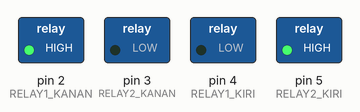
Recording of a sketch running on a simulated Arduino Uno, built with avr-gcc and run on an emulated ATmega328P. Parts: switched loads named in the sketch (green lamp = pin HIGH).

Above: at 0.5 s.
At 1.6 s:
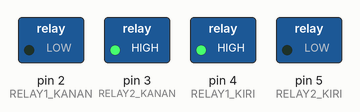
At 2.7 s:
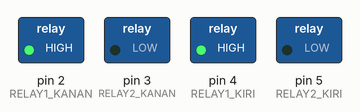
At 3.8 s:
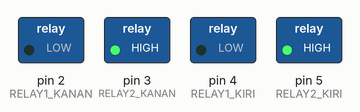
Timing chart, 0 to 5.7 s (numbered marks = the images above):
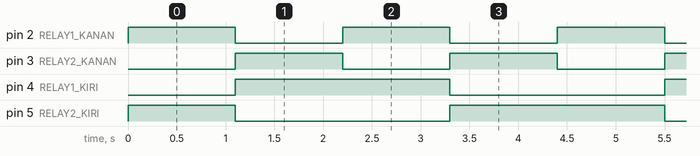

Measured:
- by itself, pin 2 (RELAY1_KANAN), pin 3 (RELAY2_KANAN): alternates HIGH for 1.1 s and LOW for 1.1 s
- by itself, pin 4 (RELAY1_KIRI): alternates HIGH for 2.2 s and LOW for 2.2 s
- by itself, pin 5 (RELAY2_KIRI): repeats every 4.4 s: LOW 2.2 s, HIGH 2.2 s

The sketch:

Relay.ino
```cpp
#define RELAY1_KANAN 2
#define RELAY2_KANAN 3
#define RELAY1_KIRI  4
#define RELAY2_KIRI  5
#define DELAY_MOTOR 100
void setup() {
  pinMode(RELAY1_KANAN, OUTPUT);
  pinMode(RELAY1_KIRI, OUTPUT);
  pinMode(RELAY2_KANAN, OUTPUT);
  pinMode(RELAY2_KIRI, OUTPUT);
  Serial.begin(9600);
}

void loop() {
  Jalan_Maju();
  delay(1000);
  Jalan_Mundur();
  delay(1000);
  Jalan_Kanan();
  delay(1000);
  Jalan_Kiri();
  delay(1000);
}

void Jalan_Maju(){
  /*
   * Relay Kanan :
   * N1 - ON
   * N2 - OFF
   * Relay Kiri  :
   * N1 - OFF
   * N2 - ON
   */
  digitalWrite(RELAY1_KANAN,HIGH);
  digitalWrite(RELAY2_KANAN,LOW);
  digitalWrite(RELAY1_KIRI, LOW);
  digitalWrite(RELAY2_KIRI, HIGH);
  delay(DELAY_MOTOR);
}

void Jalan_Mundur(){
    /*
   * Relay Kanan :
   * N1 - OFF
   * N2 - ON
   * Relay Kiri  :
   * N1 - ON
   * N2 - OFF
   */
  digitalWrite(RELAY1_KANAN,LOW);
  digitalWrite(RELAY2_KANAN,HIGH);
  digitalWrite(RELAY1_KIRI, HIGH);
  digitalWrite(RELAY2_KIRI, LOW);
  delay(DELAY_MOTOR);
}

void Jalan_Kanan(){
   /*
   * Relay Kanan :
   * N1 - ON
   * N2 - OFF
   * Relay Kiri  :
   * N1 - ON
   * N2 - OFF
   */
  digitalWrite(RELAY1_KANAN,HIGH);
  digitalWrite(RELAY2_KANAN,LOW);
  digitalWrite(RELAY1_KIRI, HIGH);
  digitalWrite(RELAY2_KIRI, LOW);
  delay(DELAY_MOTOR);
}

void Jalan_Kiri(){
   /*
   * Relay Kanan :
   * N1 - OFF
   * N2 - ON
   * Relay Kiri  :
   * N1 - OFF
   * N2 - ON
   */
  digitalWrite(RELAY1_KANAN,LOW);
  digitalWrite(RELAY2_KANAN,HIGH);
  digitalWrite(RELAY1_KIRI, LOW);
  digitalWrite(RELAY2_KIRI, HIGH);
  delay(DELAY_MOTOR);
}
```
